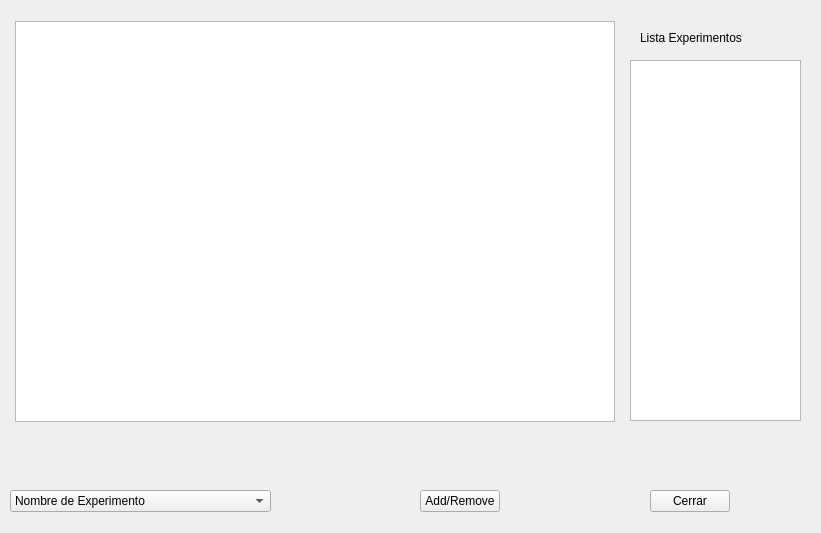
<?xml version="1.0" encoding="UTF-8"?>
<ui version="4.0">
 <class>MainWindow</class>
 <widget class="QMainWindow" name="MainWindow">
  <property name="geometry">
   <rect>
    <x>0</x>
    <y>0</y>
    <width>821</width>
    <height>533</height>
   </rect>
  </property>
  <property name="windowTitle">
   <string>MainWindow</string>
  </property>
  <widget class="QWidget" name="centralWidget">
   <widget class="QListWidget" name="listWidget">
    <property name="geometry">
     <rect>
      <x>630</x>
      <y>60</y>
      <width>171</width>
      <height>361</height>
     </rect>
    </property>
   </widget>
   <widget class="QPushButton" name="pushButton">
    <property name="geometry">
     <rect>
      <x>650</x>
      <y>490</y>
      <width>80</width>
      <height>22</height>
     </rect>
    </property>
    <property name="text">
     <string>Cerrar</string>
    </property>
   </widget>
   <widget class="QLabel" name="label">
    <property name="geometry">
     <rect>
      <x>640</x>
      <y>30</y>
      <width>121</width>
      <height>16</height>
     </rect>
    </property>
    <property name="text">
     <string>Lista Experimentos</string>
    </property>
   </widget>
   <widget class="QComboBox" name="comboBox">
    <property name="geometry">
     <rect>
      <x>10</x>
      <y>490</y>
      <width>261</width>
      <height>22</height>
     </rect>
    </property>
    <item>
     <property name="text">
      <string>Nombre de Experimento</string>
     </property>
    </item>
    <item>
     <property name="text">
      <string>Cantidad de Nodos</string>
     </property>
    </item>
    <item>
     <property name="text">
      <string>Tamaño de Hormigas</string>
     </property>
    </item>
    <item>
     <property name="text">
      <string>Habilitar Exploradoras</string>
     </property>
    </item>
    <item>
     <property name="text">
      <string>Intervalo de Envío de Exploradoras</string>
     </property>
    </item>
    <item>
     <property name="text">
      <string># de Saltos de las hormigas</string>
     </property>
    </item>
    <item>
     <property name="text">
      <string>Tamaño máximo segmento</string>
     </property>
    </item>
    <item>
     <property name="text">
      <string>Tamaño Cola</string>
     </property>
    </item>
    <item>
     <property name="text">
      <string>Tiempo Simulación</string>
     </property>
    </item>
    <item>
     <property name="text">
      <string>Path Manager</string>
     </property>
    </item>
   </widget>
   <widget class="QGraphicsView" name="graphicsView">
    <property name="geometry">
     <rect>
      <x>15</x>
      <y>21</y>
      <width>600</width>
      <height>401</height>
     </rect>
    </property>
   </widget>
   <widget class="QPushButton" name="pushButton_2">
    <property name="geometry">
     <rect>
      <x>420</x>
      <y>490</y>
      <width>80</width>
      <height>22</height>
     </rect>
    </property>
    <property name="text">
     <string>Add/Remove</string>
    </property>
   </widget>
  </widget>
 </widget>
 <layoutdefault spacing="6" margin="11"/>
 <resources/>
 <connections/>
</ui>
